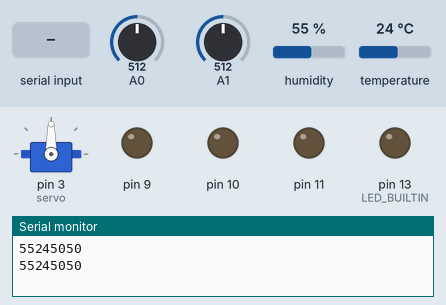
Recording of a sketch running on a simulated Arduino Uno, built with avr-gcc and run on an emulated ATmega328P. Shown: servo, output pins drawn as LEDs (lit = HIGH), the last lines printed to the serial monitor. Inputs (shaded band) come from the test bench; at power-on: A0 = 512, A1 = 512, humidity 55 %, temperature 24 °C.

Above: at 1.5 s.
1.6 s: "1" received over Serial
At 2.7 s:
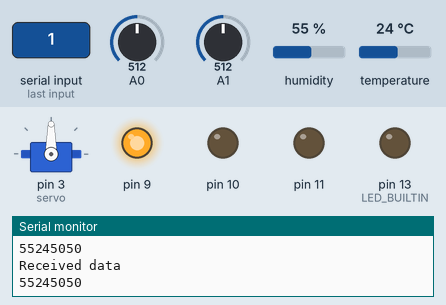
3.5 s: "2" received over Serial
At 4.8 s:
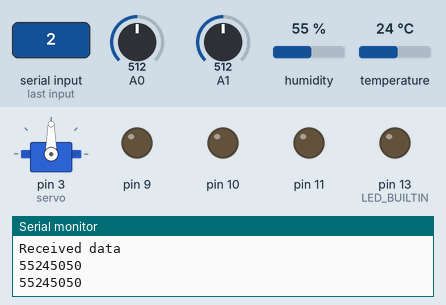
Timing chart, 0 to 6.5 s (numbered marks = the images above; inputs shaded):
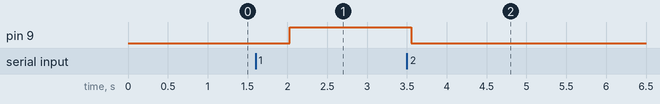

The sketch:

arduino_smartfarm.ino
```cpp
#include<Servo.h>
Servo servo;

#include <DHT.h>
#define DHTPIN 4
#define DHTTYPE DHT11
DHT dht(DHTPIN,DHTTYPE);

int ServoPin = 3;

int inByte=0;

int flag = 0;

void setup() {
  servo.attach(3);
  pinMode(2,INPUT);
  pinMode(9,OUTPUT);
  pinMode(10,OUTPUT);
  pinMode(11,OUTPUT);
  pinMode(LED_BUILTIN, OUTPUT);
  Serial.begin(115200);

}

void loop() {

  delay(500);
  int h = dht.readHumidity();
  int t = dht.readTemperature();
  Serial.print(h);
  Serial.print(t);

  int l = map(analogRead(A0),0,1023,0,100);
  Serial.print(l);

  int w = map(analogRead(A1),0,1023,0,100);
  Serial.println(w);

  int i;
  if(Serial.available())
  {
    inByte = Serial.read();
    Serial.write("Received data\n");
    inByte -= 0x30;
    if(inByte == 1) digitalWrite(9,1);
    else if(inByte == 2) digitalWrite(9,0);
    else if(inByte == 3) digitalWrite(10,1);
    else if(inByte == 4) digitalWrite(10,0);
    else if(inByte == 5) digitalWrite(11,1);
    else if(inByte == 6) digitalWrite(11,0);
    else if(inByte == 7) servo.write(110);
    else if(inByte == 8) servo.write(0);
  }
}
```

Measured:
- after the input at 1.6 s, pin 9: LOW → HIGH after 0.43 s
- after the input at 3.5 s, pin 9: HIGH → LOW after 0.05 s
